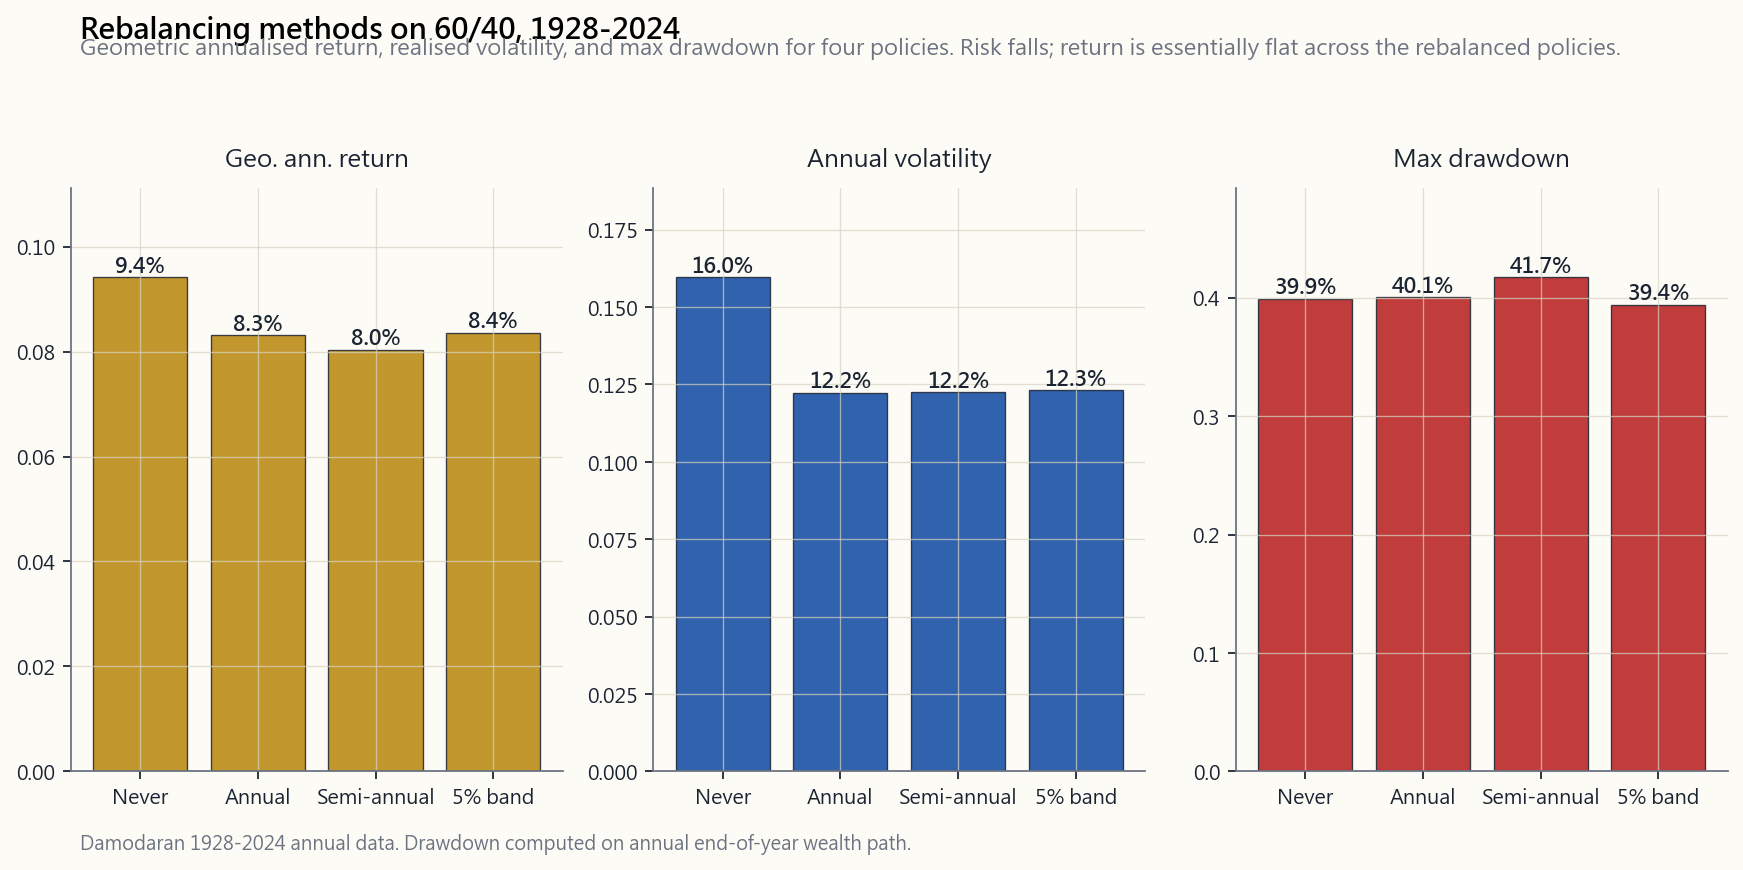

Write the Python code that produced this figure.
"""Week 7, §2.2 — Rebalancing-method comparison on 60/40 1928-2024.

Four policies on the Damodaran annual dataset:
  - Never rebalance (buy and hold)
  - Annual rebalance
  - Semi-annual rebalance (each annual return split into two equal
    geometric halves; rebalance after each half)
  - 5%-band threshold (annual check; rebalance only if the stock weight
    has drifted >=5pp from the 60% target)

Three side-by-side bar groups: geometric annualised return, realised
volatility (annual), max drawdown.

Run:
    uv run python course/image/week07_method_comparison.py
"""

from __future__ import annotations

import sys
from pathlib import Path

import matplotlib.pyplot as plt
import numpy as np

sys.path.insert(0, str(Path(__file__).resolve().parents[1]))

from scripts.chart_helpers import (  # noqa: E402
    PALETTE_LIGHT,
    render_for_all_locales,
    style_axes,
)
from scripts.market_data import damodaran_annual_returns  # noqa: E402

OUT_DIR = Path(__file__).parent
BASE = "week07_method_comparison"

TARGET = 0.60
BAND = 0.05  # 5pp absolute band

LANG_STRINGS = {
    "en": {
        "title":    "Rebalancing methods on 60/40, 1928-2024",
        "subtitle": "Geometric annualised return, realised volatility, and max drawdown for four policies. Risk falls; return is essentially flat across the rebalanced policies.",
        "methods":  ["Never", "Annual", "Semi-annual", "5% band"],
        "ret":      "Geo. ann. return",
        "vol":      "Annual volatility",
        "dd":       "Max drawdown",
        "footer":   "Damodaran 1928-2024 annual data. Drawdown computed on annual end-of-year wealth path.",
    },
    "hk": {
        "title":    "60/40 不同再平衡規則:1928-2024",
        "subtitle": "幾何年化回報、實現波幅及最大回撤的對比。再平衡規則之間幾乎沒有回報差,但風險明顯下降。",
        "methods":  ["從不", "每年", "每半年", "5% 帶"],
        "ret":      "幾何年化回報",
        "vol":      "年化波幅",
        "dd":       "最大回撤",
        "footer":   "Damodaran 1928-2024 年度數據,回撤以年末財富路徑計算。",
    },
    "tw": {
        "title":    "60/40 不同再平衡規則:1928-2024",
        "subtitle": "幾何年化報酬、實現波動度及最大回檔的對比。再平衡規則之間幾乎沒有報酬差,但風險明顯下降。",
        "methods":  ["從不", "每年", "每半年", "5% 帶"],
        "ret":      "幾何年化報酬",
        "vol":      "年化波動度",
        "dd":       "最大回檔",
        "footer":   "Damodaran 1928-2024 年度資料,回檔以年末財富路徑計算。",
    },
    "cn": {
        "title":    "60/40 不同再平衡规则:1928-2024",
        "subtitle": "几何年化回报、实现波动率及最大回撤的对比。再平衡规则之间几乎没有回报差,但风险明显下降。",
        "methods":  ["从不", "每年", "每半年", "5% 带"],
        "ret":      "几何年化回报",
        "vol":      "年化波动率",
        "dd":       "最大回撤",
        "footer":   "Damodaran 1928-2024 年度数据,回撤以年末财富路径计算。",
    },
}


def _simulate(sp: np.ndarray, bd: np.ndarray, method: str):
    """Return (port_returns, end_stock_weight) given annual sp/bd returns."""
    n = len(sp)
    s = TARGET
    b = 1 - TARGET
    rets = np.zeros(n)
    if method == "never":
        for i in range(n):
            new_s = s * (1 + sp[i])
            new_b = b * (1 + bd[i])
            tot = new_s + new_b
            rets[i] = tot - 1.0
            s, b = new_s, new_b
            # carry as fractions of *original* dollar-1, so re-express
            tot_val = s + b
            s = s / 1.0  # leave absolute; we only need rets and ratios
            # rebuild as weights normalised to 1 each year for next-year math? No — keep absolute path.
        # rebuild: simulate once more cleanly
        s_v, b_v = TARGET, 1 - TARGET
        rets = []
        for i in range(n):
            s_v *= (1 + sp[i])
            b_v *= (1 + bd[i])
            # Save 1-yr return = total / prev_total - 1
        # use simple total wealth log
        wealth = np.zeros(n + 1)
        wealth[0] = 1.0
        s_v, b_v = TARGET, 1 - TARGET
        for i in range(n):
            s_v *= (1 + sp[i])
            b_v *= (1 + bd[i])
            wealth[i + 1] = s_v + b_v
        rets = wealth[1:] / wealth[:-1] - 1.0
        end_w = s_v / (s_v + b_v)
        return rets, wealth, end_w

    if method == "annual":
        wealth = np.zeros(n + 1)
        wealth[0] = 1.0
        for i in range(n):
            r = TARGET * sp[i] + (1 - TARGET) * bd[i]
            wealth[i + 1] = wealth[i] * (1 + r)
        rets = wealth[1:] / wealth[:-1] - 1.0
        return rets, wealth, TARGET

    if method == "semi":
        # split each annual return into two halves geometrically:
        # (1 + r)^0.5 - 1 each half. Rebalance after each half.
        wealth = np.zeros(n + 1)
        wealth[0] = 1.0
        for i in range(n):
            sp_h = (1 + sp[i]) ** 0.5 - 1
            bd_h = (1 + bd[i]) ** 0.5 - 1
            r1 = TARGET * sp_h + (1 - TARGET) * bd_h
            # second half — rebalance, so identical formula
            r2 = TARGET * sp_h + (1 - TARGET) * bd_h
            wealth[i + 1] = wealth[i] * (1 + r1) * (1 + r2)
        rets = wealth[1:] / wealth[:-1] - 1.0
        return rets, wealth, TARGET

    if method == "band":
        wealth = np.zeros(n + 1)
        wealth[0] = 1.0
        s_v, b_v = TARGET, 1 - TARGET
        end_w = TARGET
        for i in range(n):
            s_v *= (1 + sp[i])
            b_v *= (1 + bd[i])
            tot = s_v + b_v
            w = s_v / tot
            if abs(w - TARGET) >= BAND:
                s_v = tot * TARGET
                b_v = tot * (1 - TARGET)
                w = TARGET
            wealth[i + 1] = tot
            end_w = w
        rets = wealth[1:] / wealth[:-1] - 1.0
        return rets, wealth, end_w

    raise ValueError(method)


def _stats(rets: np.ndarray, wealth: np.ndarray):
    n = len(rets)
    geo = wealth[-1] ** (1 / n) - 1
    vol = float(np.std(rets, ddof=1))
    peaks = np.maximum.accumulate(wealth)
    dd = float((wealth / peaks - 1).min())
    return geo, vol, dd


def _compute_all():
    df = damodaran_annual_returns()
    sp = df["SP500"].to_numpy()
    bd = df["TBond10Y"].to_numpy()
    methods = ["never", "annual", "semi", "band"]
    out = {}
    for m in methods:
        rets, wealth, end_w = _simulate(sp, bd, m)
        geo, vol, dd = _stats(rets, wealth)
        out[m] = (geo, vol, dd, end_w)
    return out


def build_fig(s):
    p = PALETTE_LIGHT
    res = _compute_all()
    methods = ["never", "annual", "semi", "band"]
    geos = [res[m][0] for m in methods]
    vols = [res[m][1] for m in methods]
    dds = [-res[m][2] for m in methods]  # plot magnitude of drawdown

    fig, axes = plt.subplots(1, 3, figsize=(11, 5.4))
    fig.set_facecolor(p["bg"])

    titles = [s["ret"], s["vol"], s["dd"]]
    series = [geos, vols, dds]
    colors = [p["accent"], p["blue"], p["red"]]

    for ax, ttl, vals, col in zip(axes, titles, series, colors):
        style_axes(ax, p)
        bars = ax.bar(s["methods"], vals, color=col, alpha=0.85,
                      edgecolor=p["fg"], linewidth=0.6)
        ax.set_title(ttl, fontsize=11, color=p["fg"], pad=10)
        ax.set_ylim(0, max(vals) * 1.18)
        for bar, v in zip(bars, vals):
            ax.text(bar.get_x() + bar.get_width() / 2,
                    bar.get_height(), f"{v*100:.1f}%",
                    ha="center", va="bottom", fontsize=9.5,
                    color=p["fg"], fontweight="bold")
        ax.tick_params(axis="x", labelsize=9)

    fig.suptitle(s["title"], fontsize=13, fontweight="bold", x=0.05, ha="left", y=0.985)
    fig.text(0.05, 0.94, s["subtitle"], fontsize=10, color=p["muted"])
    fig.text(0.05, 0.02, s["footer"], fontsize=8.5, color=p["muted"], style="italic")
    fig.tight_layout(rect=[0, 0.04, 1, 0.92])
    return fig


if __name__ == "__main__":
    paths = render_for_all_locales(BASE, OUT_DIR, build_fig, LANG_STRINGS)
    for pth in paths:
        print(f"wrote {pth}")
